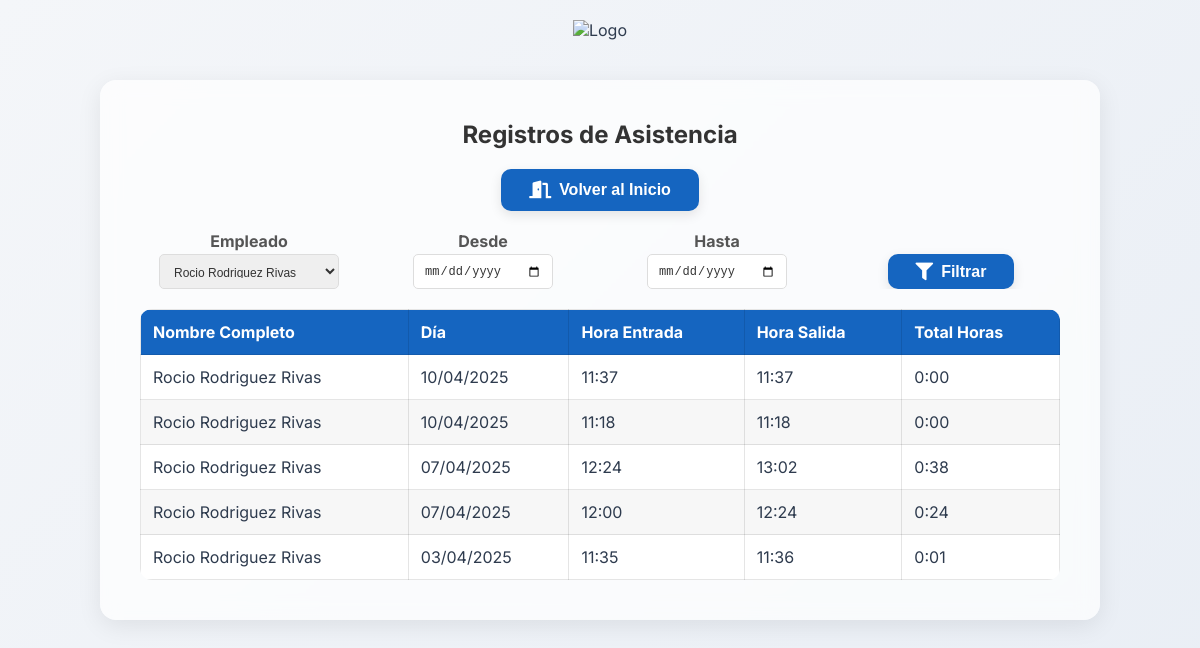
/consultar_horarios?empleado_id=2 (signed in), run on the app's committed database.
### models.py (models this page shows, shortened)
class Registro(db.Model):
    __tablename__ = "registro"
    id = db.Column(db.Integer, primary_key=True)
    empleado_id = db.Column(db.Integer, db.ForeignKey('empleado.id'), nullable=False)
    fecha_hora_entrada = db.Column(db.DateTime, nullable=False)
    fecha_hora_salida = db.Column(db.DateTime, nullable=True)
    tipo = db.Column(db.String, db.CheckConstraint("tipo IN ('Trabajo', 'Vacaciones', 'Ausencia', 'Baja')", name='check_tipo'), nullable=False)
    empleado = db.relationship('Empleado', backref='registros')

class Empleado(UserMixin, db.Model):  # Modificamos el modelo Empleado para que herede UserMixin
    __tablename__ = "empleado"
    id = db.Column(db.Integer, primary_key=True, autoincrement=True, nullable=False)
    nombre = db.Column(db.String(100), nullable=False)
    usuario = db.Column(db.String(10), unique=True, nullable=False)
    password = db.Column(db.String(200), nullable=False)  # Aseguramos que la contraseña sea suficientemente larga
    cargo = db.Column(db.String(30), nullable=False)
    alias = db.Column(db.String, nullable=False)
    nombre_completo = db.Column(db.String, nullable=False)
    dni = db.Column(db.String, nullable=True)
    seguridad_social = db.Column(db.String, nullable=True)
    sede = db.Column(db.String, db.CheckConstraint("sede IN ('Merida', 'Navalmoral')", name='check_sede'), nullable=True)
    telefono = db.Column(db.String(9), nullable=False)
    email = db.Column(db.String(100), nullable=False)
    fecha_alta = db.Column(db.DateTime, nullable=False)
    fecha_baja = db.Column(db.DateTime, nullable=True)
    sabados = db.Column(db.Boolean, nullable=False)
    activo = db.Column(db.Boolean, nullable=False)

### main.py (the view)
@app.route('/consultar_horarios')
@login_required
def consultar_horarios():
    empleado_id = request.args.get('empleado_id', type=int)
    fecha_desde = request.args.get('fecha_desde')
    fecha_hasta = request.args.get('fecha_hasta')
    query = Registro.query.options(joinedload(Registro.empleado))
    if empleado_id:
        query = query.filter(Registro.empleado_id == empleado_id)
    if fecha_desde:
        fecha_desde_dt = datetime.strptime(fecha_desde, '%Y-%m-%d')
        query = query.filter(Registro.fecha_hora_entrada >= fecha_desde_dt)
    if fecha_hasta:
        fecha_hasta_dt = datetime.strptime(fecha_hasta, '%Y-%m-%d')
        fecha_hasta_dt = fecha_hasta_dt.replace(hour=23, minute=59, second=59)
        query = query.filter(Registro.fecha_hora_entrada <= fecha_hasta_dt)
    registros_filtrados = query.order_by(Registro.fecha_hora_entrada.desc()).all()
    empleados_ids_con_registros = query.with_entities(distinct(Registro.empleado_id)).subquery()
    empleados = Empleado.query.filter(Empleado.id.in_(empleados_ids_con_registros)).all()
    return render_template('consultar_horarios.html',
        registros=registros_filtrados,
        empleados=empleados,
        filtro_empleado_id=empleado_id,
        filtro_fecha_desde=fecha_desde,
        filtro_fecha_hasta=fecha_hasta
    )

### main.py (called while the page is built)
@login_manager.user_loader
def load_user(user_id):
    return Empleado.query.get(int(user_id))

### templates/consultar_horarios.html (shortened to what this page needs)
<!DOCTYPE html>
<html lang="es">
<head>
  <link rel="stylesheet" href="https://cdnjs.cloudflare.com/ajax/libs/font-awesome/5.15.4/css/all.min.css"/>
  <link rel="stylesheet" href="{{ url_for('static', filename='css/style.css') }}">
</head>
<body>
  <header>
    <img src="{{ url_for('static', filename='logo.png') }}" alt="Logo" class="logo" />
  </header>
  <main>
    <h1>Registros de Asistencia</h1>
    <div class="buttons">
      <form action="{{ url_for('index') }}" method="get">
        <button class="btn btn-blue" type="submit">
          <i class="fas fa-door-open"></i> Volver al Inicio
        </button>
      </form>
    </div>
    <form method="get" class="form-container">
  <div class="form-row" style="display: flex; gap: 16px; flex-wrap: nowrap; align-items: flex-end; overflow-x: auto;">
    <div class="form-group">
      <label for="empleado_id">Empleado</label>
      <select name="empleado_id" id="empleado_id" class="input" style="width: 180px; height: 35px;">
        {% for empleado in empleados %}
          <option value="{{ empleado.id }}" {% if empleado.id == filtro_empleado_id %}selected{% endif %}>
            {{ empleado.nombre_completo }}
          </option>
        {% endfor %}
      </select>
    </div>
    <div class="form-group">
      <label for="fecha_desde">Desde</label>
      <input type="date" name="fecha_desde" id="fecha_desde" value="{{ filtro_fecha_desde }}" class="input" style="width: 140px; height: 35px;">
    </div>
    <div class="form-group">
      <label for="fecha_hasta">Hasta</label>
      <input type="date" name="fecha_hasta" id="fecha_hasta" value="{{ filtro_fecha_hasta }}" class="input" style="width: 140px; height: 35px;">
    </div>
    <div class="form-group" style="margin-top: 6px;">
      <button type="submit" class="btn btn-blue" style="height: 35px;">
        <i class="fas fa-filter"></i> Filtrar
      </button>
    </div>
  </div>
</form>
    <table>
      <thead>
        <tr>
          <th>Nombre Completo</th>
          <th>Día</th>
          <th>Hora Entrada</th>
          <th>Hora Salida</th>
          <th>Total Horas</th>
        </tr>
      </thead>
      <tbody>
        {% for registro in registros %}
        <tr>
          <td>{{ registro.empleado.nombre_completo }}</td>
          <td>{{ registro.fecha_hora_entrada.strftime('%d/%m/%Y') }}</td>
          <td>{{ registro.fecha_hora_entrada.strftime('%H:%M') }}</td>
          <td>
            {% if registro.fecha_hora_salida %}
              {{ registro.fecha_hora_salida.strftime('%H:%M') }}
            {% else %}
              -
            {% endif %}
          </td>
          <td>
            {% if registro.fecha_hora_salida %}
              {% set delta = registro.fecha_hora_salida - registro.fecha_hora_entrada %}
              {{ '%d:%02d' % (delta.total_seconds() // 3600, (delta.total_seconds() % 3600) // 60) }}
            {% else %}
              -
            {% endif %}
          </td>
        </tr>
        {% endfor %}
      </tbody>
    </table>
  </main>
</body>
</html>

### static/css/style.css (style rules this page uses)
* { margin: 0; padding: 0; box-sizing: border-box; }
body { font-family: 'Inter', sans-serif; background: linear-gradient(135deg, #f4f6f9, #e9eef5); color: #2e3b4e; display: flex; flex-direction: column; align-items: center; padding: 20px; min-height: 100vh; }
header { width: 100%; text-align: center; margin-bottom: 40px; animation: fadeInDown 0.6s ease-out; }
.logo { height: 80px; }
main { background: rgba(255, 255, 255, 0.7); backdrop-filter: blur(10px); border-radius: 16px; box-shadow: 0 6px 25px rgba(0, 0, 0, 0.08); width: 100%; max-width: 1000px; padding: 40px; text-align: center; animation: fadeInUp 0.8s ease-out; }
h1 { font-size: 2.3rem; margin-bottom: 30px; color: #1e2a36; animation: fadeIn 1s forwards 0.4s; }
.buttons { display: flex; justify-content: center; gap: 20px; flex-wrap: wrap; margin: 20px 0; }
.btn { padding: 12px 28px; border: none; border-radius: 10px; font-size: 1rem; font-weight: 600; cursor: pointer; transition: all 0.2s ease; display: inline-flex; align-items: center; justify-content: center; box-shadow: 0 4px 12px rgba(0, 0, 0, 0.1); text-decoration: none; color: #fff; }
.btn i, .btn .icon { margin-right: 8px; font-size: 1.1rem; }
.btn-blue { background-color: #1565c0; }
table { width: 100%; border-collapse: collapse; margin-top: 20px; background: rgba(255, 255, 255, 0.95); border-radius: 12px; overflow: hidden; animation: fadeIn 1s ease forwards 0.5s; }
th, td { padding: 12px; border: 1px solid rgba(0, 0, 0, 0.1); text-align: left; }
th { background-color: #1565c0; color: white; }
tr:nth-child(even) { background-color: rgba(0, 0, 0, 0.03); }
h1 { font-size: 24px; color: #333; text-align: center; margin-bottom: 20px; }
.form-row { display: flex; flex-wrap: wrap; gap: 20px; }
.form-group { flex: 1 1 45%; min-width: 200px; }
.form-group label { display: block; font-weight: bold; margin-bottom: 3px; color: #555; }
.form-group input, .form-group select { width: 100%; padding: 10px; border-radius: 5px; border: 1px solid #ddd; font-size: 12px; color: #333; }

### data on the page
Registro: empleado.nombre_completo "Rocio Rodriguez Rivas", fecha_hora_entrada "10/04/2025", fecha_hora_entrada "11:37", fecha_hora_salida "11:37", value "0:00"
Registro: empleado.nombre_completo "Rocio Rodriguez Rivas", fecha_hora_entrada "10/04/2025", fecha_hora_entrada "11:18", fecha_hora_salida "11:18", value "0:00"
Registro: empleado.nombre_completo "Rocio Rodriguez Rivas", fecha_hora_entrada "07/04/2025", fecha_hora_entrada "12:24", fecha_hora_salida "13:02", value "0:38"
Registro: empleado.nombre_completo "Rocio Rodriguez Rivas", fecha_hora_entrada "07/04/2025", fecha_hora_entrada "12:00", fecha_hora_salida "12:24", value "0:24"
Registro: empleado.nombre_completo "Rocio Rodriguez Rivas", fecha_hora_entrada "03/04/2025", fecha_hora_entrada "11:35", fecha_hora_salida "11:36", value "0:01"

### other printed values
form field empleado_id "Rocio Rodriguez Rivas"
